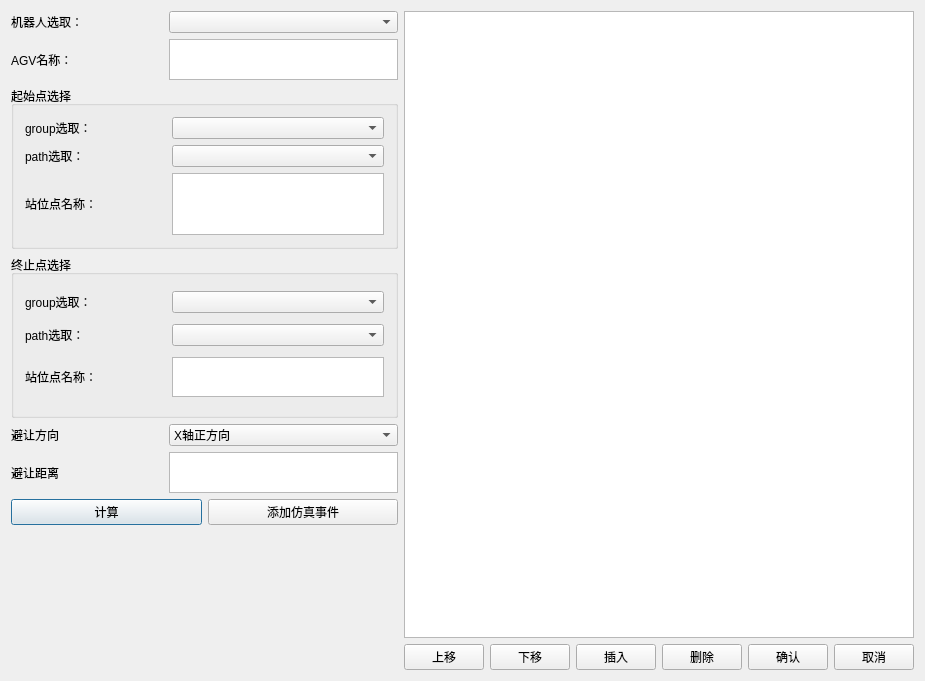
<?xml version="1.0" encoding="UTF-8"?>
<ui version="4.0">
 <class>AGVpathClass</class>
 <widget class="QDialog" name="AGVpathClass">
  <property name="geometry">
   <rect>
    <x>0</x>
    <y>0</y>
    <width>925</width>
    <height>681</height>
   </rect>
  </property>
  <property name="windowTitle">
   <string>AGVpath</string>
  </property>
  <layout class="QGridLayout" name="gridLayout_3">
   <item row="0" column="0">
    <layout class="QVBoxLayout" name="verticalLayout_3" stretch="10,1,3">
     <item>
      <layout class="QVBoxLayout" name="verticalLayout" stretch="1,1,4,4,1,1">
       <item>
        <layout class="QHBoxLayout" name="horizontalLayout_2" stretch="4,6">
         <item>
          <widget class="QLabel" name="label_6">
           <property name="text">
            <string>机器人选取：</string>
           </property>
          </widget>
         </item>
         <item>
          <widget class="QComboBox" name="comboBox_1"/>
         </item>
        </layout>
       </item>
       <item>
        <layout class="QHBoxLayout" name="horizontalLayout_3" stretch="4,6">
         <item>
          <widget class="QLabel" name="label_2">
           <property name="text">
            <string>AGV名称：</string>
           </property>
          </widget>
         </item>
         <item>
          <widget class="QTextBrowser" name="textBrowser">
           <property name="minimumSize">
            <size>
             <width>0</width>
             <height>30</height>
            </size>
           </property>
          </widget>
         </item>
        </layout>
       </item>
       <item>
        <widget class="QGroupBox" name="groupBox">
         <property name="title">
          <string>起始点选择</string>
         </property>
         <layout class="QGridLayout" name="gridLayout" rowstretch="1,1,1" rowminimumheight="1,1,1">
          <item row="0" column="0">
           <layout class="QHBoxLayout" name="horizontalLayout_4" stretch="4,6">
            <item>
             <widget class="QLabel" name="label_7">
              <property name="text">
               <string>group选取：</string>
              </property>
             </widget>
            </item>
            <item>
             <widget class="QComboBox" name="comboBox_2"/>
            </item>
           </layout>
          </item>
          <item row="1" column="0">
           <layout class="QHBoxLayout" name="horizontalLayout_5" stretch="4,6">
            <item>
             <widget class="QLabel" name="label_8">
              <property name="text">
               <string>path选取：</string>
              </property>
             </widget>
            </item>
            <item>
             <widget class="QComboBox" name="comboBox_3"/>
            </item>
           </layout>
          </item>
          <item row="2" column="0">
           <layout class="QHBoxLayout" name="horizontalLayout_6" stretch="4,6">
            <item>
             <widget class="QLabel" name="label_9">
              <property name="text">
               <string>站位点名称：</string>
              </property>
             </widget>
            </item>
            <item>
             <widget class="QTextBrowser" name="textBrowser_2">
              <property name="minimumSize">
               <size>
                <width>0</width>
                <height>30</height>
               </size>
              </property>
             </widget>
            </item>
           </layout>
          </item>
         </layout>
        </widget>
       </item>
       <item>
        <widget class="QGroupBox" name="groupBox_2">
         <property name="title">
          <string>终止点选择</string>
         </property>
         <layout class="QGridLayout" name="gridLayout_2" rowstretch="1,1,1">
          <item row="0" column="0">
           <layout class="QHBoxLayout" name="horizontalLayout_7" stretch="4,6">
            <item>
             <widget class="QLabel" name="label_10">
              <property name="text">
               <string>group选取：</string>
              </property>
             </widget>
            </item>
            <item>
             <widget class="QComboBox" name="comboBox_4"/>
            </item>
           </layout>
          </item>
          <item row="1" column="0">
           <layout class="QHBoxLayout" name="horizontalLayout_8" stretch="4,6">
            <item>
             <widget class="QLabel" name="label_11">
              <property name="text">
               <string>path选取：</string>
              </property>
             </widget>
            </item>
            <item>
             <widget class="QComboBox" name="comboBox_5"/>
            </item>
           </layout>
          </item>
          <item row="2" column="0">
           <layout class="QHBoxLayout" name="horizontalLayout_9" stretch="4,6">
            <item>
             <widget class="QLabel" name="label_12">
              <property name="text">
               <string>站位点名称：</string>
              </property>
             </widget>
            </item>
            <item>
             <widget class="QTextBrowser" name="textBrowser_3">
              <property name="minimumSize">
               <size>
                <width>0</width>
                <height>30</height>
               </size>
              </property>
              <property name="maximumSize">
               <size>
                <width>16777215</width>
                <height>40</height>
               </size>
              </property>
             </widget>
            </item>
           </layout>
          </item>
         </layout>
        </widget>
       </item>
       <item>
        <layout class="QHBoxLayout" name="horizontalLayout_10" stretch="4,6">
         <item>
          <widget class="QLabel" name="label_4">
           <property name="text">
            <string>避让方向</string>
           </property>
          </widget>
         </item>
         <item>
          <widget class="QComboBox" name="comboBox_6">
           <item>
            <property name="text">
             <string>X轴正方向</string>
            </property>
           </item>
           <item>
            <property name="text">
             <string>X轴负方向</string>
            </property>
           </item>
           <item>
            <property name="text">
             <string>Y轴正方向</string>
            </property>
           </item>
           <item>
            <property name="text">
             <string>Y轴负方向</string>
            </property>
           </item>
          </widget>
         </item>
        </layout>
       </item>
       <item>
        <layout class="QHBoxLayout" name="horizontalLayout_11" stretch="4,6">
         <item>
          <widget class="QLabel" name="label_5">
           <property name="text">
            <string>避让距离</string>
           </property>
          </widget>
         </item>
         <item>
          <widget class="QTextEdit" name="textEdit">
           <property name="minimumSize">
            <size>
             <width>0</width>
             <height>30</height>
            </size>
           </property>
           <property name="maximumSize">
            <size>
             <width>16777215</width>
             <height>16777215</height>
            </size>
           </property>
          </widget>
         </item>
        </layout>
       </item>
      </layout>
     </item>
     <item>
      <layout class="QHBoxLayout" name="horizontalLayout_12">
       <item>
        <widget class="QPushButton" name="pushButton_1">
         <property name="minimumSize">
          <size>
           <width>0</width>
           <height>20</height>
          </size>
         </property>
         <property name="text">
          <string>计算</string>
         </property>
        </widget>
       </item>
       <item>
        <widget class="QPushButton" name="pushButton_8">
         <property name="minimumSize">
          <size>
           <width>0</width>
           <height>20</height>
          </size>
         </property>
         <property name="text">
          <string>添加仿真事件</string>
         </property>
        </widget>
       </item>
      </layout>
     </item>
     <item>
      <spacer name="verticalSpacer">
       <property name="orientation">
        <enum>Qt::Vertical</enum>
       </property>
       <property name="sizeHint" stdset="0">
        <size>
         <width>20</width>
         <height>40</height>
        </size>
       </property>
      </spacer>
     </item>
    </layout>
   </item>
   <item row="0" column="1">
    <layout class="QVBoxLayout" name="verticalLayout_2">
     <item>
      <widget class="QTableWidget" name="tableWidget"/>
     </item>
     <item>
      <layout class="QHBoxLayout" name="horizontalLayout">
       <item>
        <widget class="QPushButton" name="pushButton_6">
         <property name="text">
          <string>上移</string>
         </property>
        </widget>
       </item>
       <item>
        <widget class="QPushButton" name="pushButton_5">
         <property name="text">
          <string>下移</string>
         </property>
        </widget>
       </item>
       <item>
        <widget class="QPushButton" name="pushButton_4">
         <property name="text">
          <string>插入</string>
         </property>
        </widget>
       </item>
       <item>
        <widget class="QPushButton" name="pushButton_7">
         <property name="text">
          <string>删除</string>
         </property>
        </widget>
       </item>
       <item>
        <widget class="QPushButton" name="pushButton_2">
         <property name="text">
          <string>确认</string>
         </property>
        </widget>
       </item>
       <item>
        <widget class="QPushButton" name="pushButton_3">
         <property name="text">
          <string>取消</string>
         </property>
        </widget>
       </item>
      </layout>
     </item>
    </layout>
   </item>
  </layout>
 </widget>
 <layoutdefault spacing="6" margin="11"/>
 <resources/>
 <connections/>
</ui>
